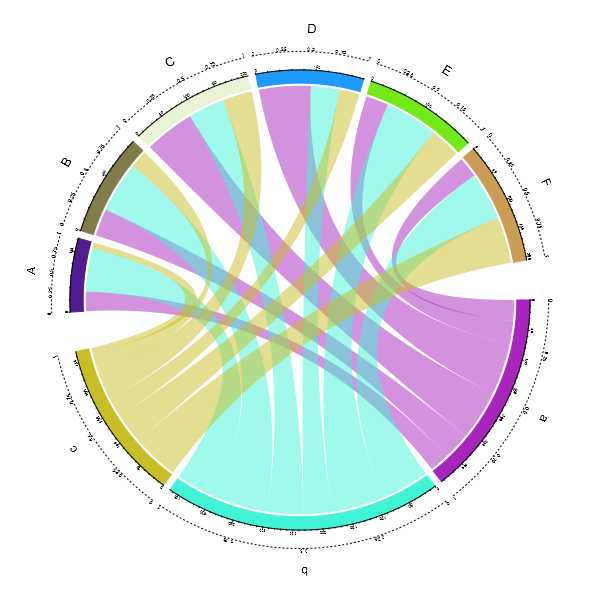

Recreate this plot in R.
library(circlize)

mat = matrix(sample(1:100, 18, replace = TRUE), 3, 6)
rownames(mat) = letters[1:3]
colnames(mat) = LETTERS[1:6]
rn = rownames(mat)
cn = colnames(mat)

par(mar = c(1, 1, 1, 1))

circos.par(gap.degree = c(rep(2, nrow(mat)-1), 10, rep(2, ncol(mat)-1), 10))
chordDiagram(mat, annotationTrack = "grid", transparency = 0.5,
	preAllocateTracks = list(track.height = 0.1))
for(si in get.all.sector.index()) {
	circos.axis(h = "top", labels.cex = 0.3, sector.index = si, track.index = 2)
}
circos.trackPlotRegion(track.index = 1, panel.fun = function(x, y) {
	xlim = get.cell.meta.data("xlim")
	ylim = get.cell.meta.data("ylim")
	sector.name = get.cell.meta.data("sector.index")
	
	circos.lines(xlim, c(mean(ylim), mean(ylim)), lty = 3)
	for(p in seq(0, 1, by = 0.25)) {
		circos.text(p*(xlim[2] - xlim[1]) + xlim[1], mean(ylim), p, cex = 0.4, adj = c(0.5, -0.2))
	}
	circos.text(mean(xlim), 1.4, sector.name)
}, bg.border = NA)
circos.clear()
